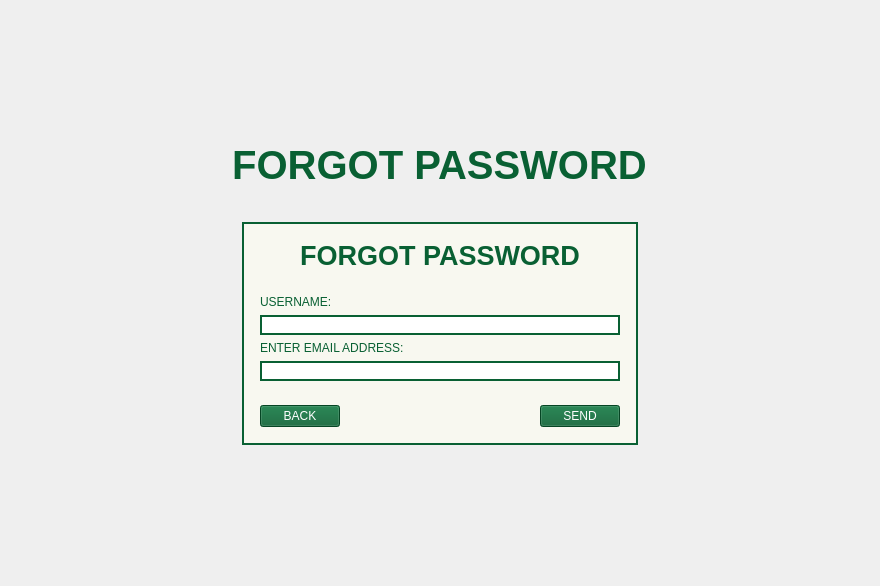
<?xml version="1.0" encoding="UTF-8"?>
<ui version="4.0">
 <class>MainWindow</class>
 <widget class="QMainWindow" name="MainWindow">
  <property name="geometry">
   <rect>
    <x>0</x>
    <y>0</y>
    <width>880</width>
    <height>586</height>
   </rect>
  </property>
  <property name="windowTitle">
   <string>MainWindow</string>
  </property>
  <widget class="QWidget" name="centralwidget">
   <layout class="QVBoxLayout" name="verticalLayout_4">
    <item>
     <spacer name="verticalSpacer_2">
      <property name="orientation">
       <enum>Qt::Vertical</enum>
      </property>
      <property name="sizeHint" stdset="0">
       <size>
        <width>20</width>
        <height>40</height>
       </size>
      </property>
     </spacer>
    </item>
    <item>
     <widget class="QWidget" name="widget_2" native="true">
      <layout class="QHBoxLayout" name="horizontalLayout_3">
       <item>
        <spacer name="horizontalSpacer_4">
         <property name="orientation">
          <enum>Qt::Horizontal</enum>
         </property>
         <property name="sizeHint" stdset="0">
          <size>
           <width>218</width>
           <height>20</height>
          </size>
         </property>
        </spacer>
       </item>
       <item>
        <widget class="QLabel" name="label">
         <property name="sizePolicy">
          <sizepolicy hsizetype="Fixed" vsizetype="Preferred">
           <horstretch>0</horstretch>
           <verstretch>0</verstretch>
          </sizepolicy>
         </property>
         <property name="maximumSize">
          <size>
           <width>16777215</width>
           <height>150</height>
          </size>
         </property>
         <property name="font">
          <font>
           <pointsize>30</pointsize>
           <bold>true</bold>
          </font>
         </property>
         <property name="styleSheet">
          <string notr="true">color: #096033;</string>
         </property>
         <property name="text">
          <string>FORGOT PASSWORD</string>
         </property>
         <property name="alignment">
          <set>Qt::AlignCenter</set>
         </property>
        </widget>
       </item>
       <item>
        <spacer name="horizontalSpacer_5">
         <property name="orientation">
          <enum>Qt::Horizontal</enum>
         </property>
         <property name="sizeHint" stdset="0">
          <size>
           <width>218</width>
           <height>20</height>
          </size>
         </property>
        </spacer>
       </item>
      </layout>
     </widget>
    </item>
    <item>
     <spacer name="verticalSpacer">
      <property name="orientation">
       <enum>Qt::Vertical</enum>
      </property>
      <property name="sizeType">
       <enum>QSizePolicy::Fixed</enum>
      </property>
      <property name="sizeHint" stdset="0">
       <size>
        <width>20</width>
        <height>10</height>
       </size>
      </property>
     </spacer>
    </item>
    <item>
     <widget class="QWidget" name="widget" native="true">
      <property name="styleSheet">
       <string notr="true">.widget{
background-color: #F8F8F0;
border: 2px solid;
border-color: #096033; 
}</string>
      </property>
      <layout class="QHBoxLayout" name="horizontalLayout_4">
       <item>
        <spacer name="horizontalSpacer_7">
         <property name="orientation">
          <enum>Qt::Horizontal</enum>
         </property>
         <property name="sizeHint" stdset="0">
          <size>
           <width>40</width>
           <height>20</height>
          </size>
         </property>
        </spacer>
       </item>
       <item>
        <widget class="QWidget" name="widget_3" native="true">
         <property name="styleSheet">
          <string notr="true">#widget_3{
background-color: #F8F8F0;
border: 2px solid;
border-color: #096033; 
}</string>
         </property>
         <layout class="QVBoxLayout" name="verticalLayout_2">
          <item>
           <widget class="QWidget" name="widget_4" native="true">
            <layout class="QHBoxLayout" name="horizontalLayout">
             <item>
              <spacer name="horizontalSpacer_2">
               <property name="orientation">
                <enum>Qt::Horizontal</enum>
               </property>
               <property name="sizeHint" stdset="0">
                <size>
                 <width>40</width>
                 <height>20</height>
                </size>
               </property>
              </spacer>
             </item>
             <item>
              <widget class="QLabel" name="label_2">
               <property name="font">
                <font>
                 <pointsize>20</pointsize>
                 <bold>true</bold>
                </font>
               </property>
               <property name="styleSheet">
                <string notr="true">color: #096033;</string>
               </property>
               <property name="text">
                <string>FORGOT PASSWORD</string>
               </property>
               <property name="alignment">
                <set>Qt::AlignCenter</set>
               </property>
              </widget>
             </item>
             <item>
              <spacer name="horizontalSpacer_3">
               <property name="orientation">
                <enum>Qt::Horizontal</enum>
               </property>
               <property name="sizeHint" stdset="0">
                <size>
                 <width>40</width>
                 <height>20</height>
                </size>
               </property>
              </spacer>
             </item>
            </layout>
           </widget>
          </item>
          <item>
           <widget class="QWidget" name="widget_5" native="true">
            <property name="styleSheet">
             <string notr="true">.QLabel{
color: #096033;
}
.QLineEdit{
border: 2px solid;
border-color: #096033;
}</string>
            </property>
            <layout class="QVBoxLayout" name="verticalLayout">
             <item>
              <widget class="QLabel" name="label_3">
               <property name="text">
                <string>USERNAME:</string>
               </property>
              </widget>
             </item>
             <item>
              <widget class="QLineEdit" name="lineEdit"/>
             </item>
             <item>
              <widget class="QLabel" name="label_4">
               <property name="text">
                <string>ENTER EMAIL ADDRESS: </string>
               </property>
              </widget>
             </item>
             <item>
              <widget class="QLineEdit" name="lineEdit_2"/>
             </item>
            </layout>
           </widget>
          </item>
          <item>
           <widget class="QWidget" name="widget_6" native="true">
            <property name="styleSheet">
             <string notr="true">.QPushButton{
background-color: #096033;
color: white;
}</string>
            </property>
            <layout class="QHBoxLayout" name="horizontalLayout_2">
             <item>
              <widget class="QPushButton" name="pushButton">
               <property name="text">
                <string>BACK</string>
               </property>
              </widget>
             </item>
             <item>
              <spacer name="horizontalSpacer">
               <property name="orientation">
                <enum>Qt::Horizontal</enum>
               </property>
               <property name="sizeHint" stdset="0">
                <size>
                 <width>191</width>
                 <height>20</height>
                </size>
               </property>
              </spacer>
             </item>
             <item>
              <widget class="QPushButton" name="pushButton_2">
               <property name="text">
                <string>SEND</string>
               </property>
              </widget>
             </item>
            </layout>
           </widget>
          </item>
         </layout>
        </widget>
       </item>
       <item>
        <spacer name="horizontalSpacer_6">
         <property name="orientation">
          <enum>Qt::Horizontal</enum>
         </property>
         <property name="sizeHint" stdset="0">
          <size>
           <width>40</width>
           <height>20</height>
          </size>
         </property>
        </spacer>
       </item>
      </layout>
     </widget>
    </item>
    <item>
     <spacer name="verticalSpacer_3">
      <property name="orientation">
       <enum>Qt::Vertical</enum>
      </property>
      <property name="sizeHint" stdset="0">
       <size>
        <width>20</width>
        <height>40</height>
       </size>
      </property>
     </spacer>
    </item>
   </layout>
  </widget>
 </widget>
 <resources/>
 <connections/>
</ui>
